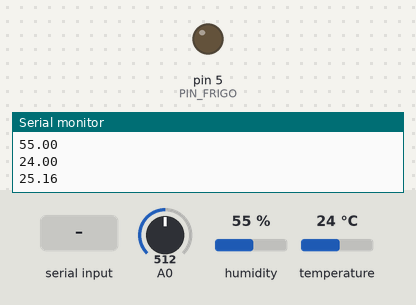
Simulated run of this sketch. Board: Arduino Uno, built with avr-gcc and run on an emulated ATmega328P. On the bench: output pins drawn as LEDs (lit = HIGH), the last lines printed to the serial monitor. The inputs (shaded band) are chosen by the test bench; at power-on: A0 = 512, humidity 55 %, temperature 24 °C.

Above: at 1.8 s.
1.9 s: "1\n" received over Serial
At 3.0 s:
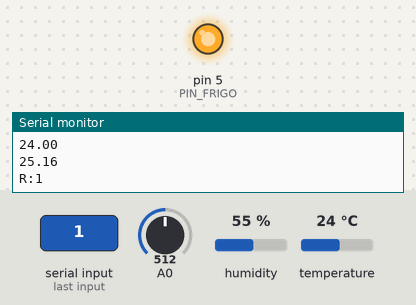
Timing chart, 0 to 4.9 s (numbered marks = the images above; inputs shaded):
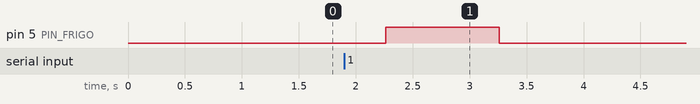

Measured:
- after the input at 1.9 s, pin 5 (PIN_FRIGO): LOW → HIGH after 0.36 s, → LOW 1.0 s later

The sketch:

FrigoUSB_temps_OK_controle_ok_comment_OK.ino
```cpp
// Code Arduino
// Projet Pimp My Fridge - Exia.Cesi A2 2017-2018

// Il est possible de contrôle l'allumage et l'extinction du réfrigérateur en envoyant
// des commandes à l'arduino via la liaison série.
// Envoyer 1 va allumer le réfrigérateur.
// Envoyer 0 va eteindre le réfrigérateur.
// L'arduino réponds toujours pour valider la commande. Il renvoie :
// R:1   quand il allume le réfrigérateur.
// R:0   quand il coupe le réfrigérateur.

// CONFIGURATION
#define DHTPIN 2       // Pin de commande du capteur DTH interne
#define DHTTYPE DHT22   // Type de DTH : DHT22 (AM2302), AM2321
int PIN_FRIGO = 5;      // Pin de contrôle de l'alimentation du frigo
int RESISTANCE_THERMISTANCE = 10000;  // Résistance en ohm de la thermistance externe
// FIN DE LA CONFIGURATION

// Librairie du capteur DHT
#include "DHT.h"
DHT dht(DHTPIN, DHTTYPE);

// Setup de variables
int readValue = 0;
bool writing = false;


/**
 * Setup de l'application.
 */
void setup() {
  // Ouverture de la liaison série
  Serial.begin(9600);
  // Passage du pin du frigo en écriture
  pinMode(PIN_FRIGO, OUTPUT);
  // Activation librairie DHT
  dht.begin();
}


void loop() {

  // On met un délai entre chaque mesure
  delay(750);

  // CAPTEUR DHT INTERNE AU FRIGO
  //Lecture de l'humidité
  float Humidity = dht.readHumidity();
  // Lecture de la température (en degrés Celsius)
  float internalTemperature = dht.readTemperature();

  // CAPTEUR PT100 TEMPERATURE EXTERNE AU FRIGO
  // Lecture de la tension
  float thermistanceReading = analogRead(A0);
  float thermistanceVoltage = thermistanceReading * 5.0 / 1023.0;
  float Resistance = (5.0 - thermistanceVoltage) * RESISTANCE_THERMISTANCE / thermistanceVoltage;
  float externalTemperature = (1/(1.258935919*pow(10, -3)
    + 2.144918397*pow(10, -4)*log(Resistance)
    + 1.513438730*pow(10, -7)*pow(log(Resistance), 3)))
    - 273.15;

  // On envoie une trame de données sur la liaison série
  while (writing) {} // synchro
  writing = true;
  Serial.println(Humidity);
  Serial.println(internalTemperature);
  Serial.println(externalTemperature);
  writing = false;
}

/**
 * Quand une donnée est reçue sur la liaison série.
 */

void serialEvent()
{
  // Quand des données sont disponibles
  while (Serial.available())
  {
    // On récupère la commande depuis le programme en Java, sous forme d'entier
    readValue = Serial.parseInt();

    // Le frigo s'éteint
    if (readValue == 0)
    {
      digitalWrite(PIN_FRIGO, LOW);
    }

    // Le frigo s'allume
    else if (readValue == 1)
    {
      digitalWrite(PIN_FRIGO, HIGH);
    }

    else {
      readValue = 3;
    }
    // Boucle de réponse
    while (writing) {} // permet la synchronisation
    writing = true;
    Serial.print("R:");
    Serial.println(readValue);
    writing = false;
  }
}
```
